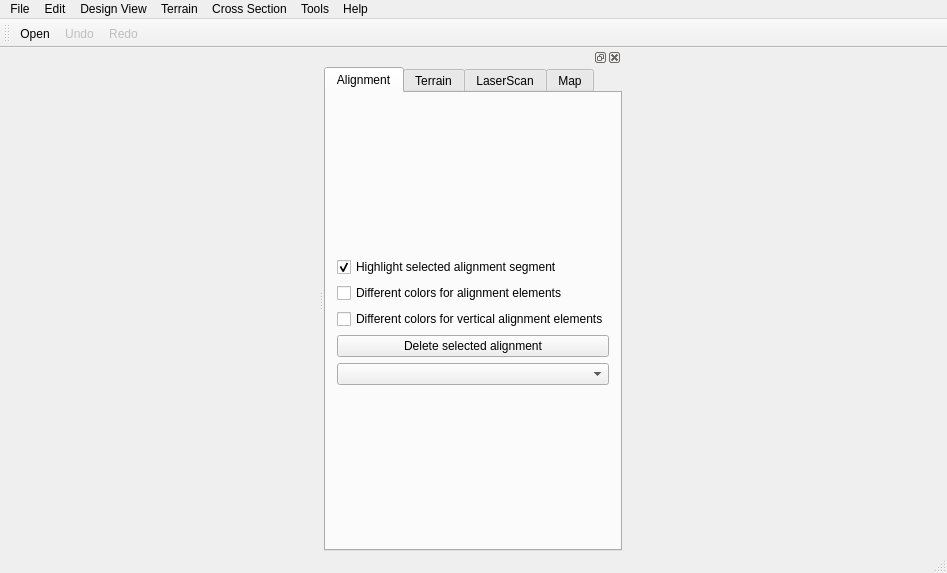
<?xml version="1.0" encoding="UTF-8"?>
<ui version="4.0">
 <class>MainWindow</class>
 <widget class="QMainWindow" name="MainWindow">
  <property name="enabled">
   <bool>true</bool>
  </property>
  <property name="geometry">
   <rect>
    <x>0</x>
    <y>0</y>
    <width>947</width>
    <height>573</height>
   </rect>
  </property>
  <property name="windowTitle">
   <string>TUM Open Infra Platform</string>
  </property>
  <property name="windowIcon">
   <iconset resource="../Resources/OpenInfraPlatform.qrc">
    <normaloff>:/icons/icon.ico</normaloff>:/icons/icon.ico</iconset>
  </property>
  <property name="animated">
   <bool>false</bool>
  </property>
  <property name="dockOptions">
   <set>QMainWindow::AllowNestedDocks</set>
  </property>
  <widget class="QDockWidget" name="centralWidget">
   <property name="features">
    <set>QDockWidget::DockWidgetFloatable|QDockWidget::DockWidgetMovable|QDockWidget::DockWidgetClosable</set>
   </property>
   <attribute name="dockWidgetArea">
    <number>2</number>
   </attribute>
   <widget class="QTabWidget" name="tabWidgetView">
    <property name="enabled">
     <bool>true</bool>
    </property>
    <property name="sizePolicy">
     <sizepolicy hsizetype="Fixed" vsizetype="Minimum">
      <horstretch>0</horstretch>
      <verstretch>0</verstretch>
     </sizepolicy>
    </property>
    <property name="minimumSize">
     <size>
      <width>294</width>
      <height>0</height>
     </size>
    </property>
    <property name="currentIndex">
     <number>0</number>
    </property>
    <widget class="QWidget" name="tabAlignment">
     <attribute name="title">
      <string>Alignment</string>
     </attribute>
     <layout class="QGridLayout" name="gridLayout">
      <item row="0" column="0">
       <layout class="QVBoxLayout" name="verticalLayoutAlignment">
        <property name="sizeConstraint">
         <enum>QLayout::SetMaximumSize</enum>
        </property>
        <item>
         <widget class="QCheckBox" name="checkBoxHighlightSelectedAlignmentSegment">
          <property name="text">
           <string>Highlight selected alignment segment</string>
          </property>
          <property name="checked">
           <bool>true</bool>
          </property>
         </widget>
        </item>
        <item>
         <widget class="QCheckBox" name="checkBoxShowDifferentAlignmentElements">
          <property name="text">
           <string>Different colors for alignment elements</string>
          </property>
         </widget>
        </item>
        <item>
         <widget class="QCheckBox" name="checkBoxDifferentColorsForVerticalAlignmentElements">
          <property name="text">
           <string>Different colors for vertical alignment elements</string>
          </property>
         </widget>
        </item>
        <item>
         <widget class="QPushButton" name="pushButtonDeleteSelectedAlignment">
          <property name="text">
           <string>Delete selected alignment</string>
          </property>
         </widget>
        </item>
        <item>
         <widget class="QComboBox" name="comboBoxAlignment"/>
        </item>
       </layout>
      </item>
     </layout>
    </widget>
    <widget class="QWidget" name="tabTerrain">
     <attribute name="title">
      <string>Terrain</string>
     </attribute>
     <widget class="QComboBox" name="comboBoxSurfaces">
      <property name="geometry">
       <rect>
        <x>9</x>
        <y>40</y>
        <width>271</width>
        <height>22</height>
       </rect>
      </property>
     </widget>
     <widget class="QPushButton" name="pushButtonDeleteSurface">
      <property name="geometry">
       <rect>
        <x>9</x>
        <y>70</y>
        <width>121</width>
        <height>23</height>
       </rect>
      </property>
      <property name="sizePolicy">
       <sizepolicy hsizetype="Minimum" vsizetype="Fixed">
        <horstretch>0</horstretch>
        <verstretch>0</verstretch>
       </sizepolicy>
      </property>
      <property name="text">
       <string>Delete Surface</string>
      </property>
     </widget>
     <widget class="QLabel" name="label_2">
      <property name="geometry">
       <rect>
        <x>9</x>
        <y>15</y>
        <width>71</width>
        <height>16</height>
       </rect>
      </property>
      <property name="sizePolicy">
       <sizepolicy hsizetype="Minimum" vsizetype="Preferred">
        <horstretch>0</horstretch>
        <verstretch>0</verstretch>
       </sizepolicy>
      </property>
      <property name="text">
       <string>Surfaces</string>
      </property>
     </widget>
    </widget>
    <widget class="QWidget" name="tabLaserScan">
     <attribute name="title">
      <string>LaserScan</string>
     </attribute>
     <layout class="QFormLayout" name="verticalLayout">
      <property name="fieldGrowthPolicy">
       <enum>QFormLayout::AllNonFixedFieldsGrow</enum>
      </property>
      <item row="1" column="0">
       <widget class="QCheckBox" name="checkBoxUseUniformColor">
        <property name="text">
         <string>Use uniform color</string>
        </property>
       </widget>
      </item>
      <item row="2" column="0">
       <widget class="QCheckBox" name="checkBoxUseUniformSize">
        <property name="text">
         <string>Use uniform size</string>
        </property>
       </widget>
      </item>
      <item row="3" column="0" colspan="2">
       <layout class="QVBoxLayout" name="verticalLayout_2">
        <item>
         <layout class="QHBoxLayout" name="horizontalLayout">
          <item>
           <widget class="QLabel" name="labelPointSize">
            <property name="text">
             <string>PointSize: </string>
            </property>
           </widget>
          </item>
          <item>
           <widget class="QDoubleSpinBox" name="doubleSpinBoxPointSize">
            <property name="minimum">
             <double>0.100000000000000</double>
            </property>
            <property name="maximum">
             <double>20.000000000000000</double>
            </property>
            <property name="singleStep">
             <double>0.100000000000000</double>
            </property>
            <property name="value">
             <double>3.000000000000000</double>
            </property>
           </widget>
          </item>
         </layout>
        </item>
        <item>
         <widget class="QSlider" name="horizontalSliderPointSize">
          <property name="value">
           <number>0</number>
          </property>
          <property name="orientation">
           <enum>Qt::Horizontal</enum>
          </property>
         </widget>
        </item>
       </layout>
      </item>
     </layout>
    </widget>
    <widget class="QWidget" name="tabMap">
     <attribute name="title">
      <string>Map</string>
     </attribute>
     <layout class="QVBoxLayout" name="verticalLayout">
      <item>
       <widget class="QCheckBox" name="checkBoxShowMap">
        <property name="text">
         <string>Show Map</string>
        </property>
       </widget>
      </item>
      <item>
       <layout class="QHBoxLayout" name="horizontalLayout_2">
        <item>
         <widget class="QLabel" name="label">
          <property name="text">
           <string>Size</string>
          </property>
         </widget>
        </item>
        <item>
         <widget class="QComboBox" name="comboBoxMapSize"/>
        </item>
       </layout>
      </item>
      <item>
       <spacer name="verticalSpacer">
        <property name="orientation">
         <enum>Qt::Vertical</enum>
        </property>
        <property name="sizeHint" stdset="0">
         <size>
          <width>20</width>
          <height>40</height>
         </size>
        </property>
       </spacer>
      </item>
     </layout>
    </widget>
   </widget>
  </widget>
  <widget class="QMenuBar" name="menuBar">
   <property name="geometry">
    <rect>
     <x>0</x>
     <y>0</y>
     <width>947</width>
     <height>21</height>
    </rect>
   </property>
   <widget class="QMenu" name="menuFile">
    <property name="title">
     <string>File</string>
    </property>
    <widget class="QMenu" name="menuExport">
     <property name="title">
      <string>Export...</string>
     </property>
     <widget class="QMenu" name="menuHorizontal_Alignment_and_Terrain_svg">
      <property name="title">
       <string>Horizontal Alignment and Terrain (*.svg)</string>
      </property>
      <addaction name="actionUsualSVG"/>
      <addaction name="actionAdvancedSVG"/>
     </widget>
     <addaction name="actionExportIfcAlignment"/>
     <addaction name="actionExportIfcZip"/>
     <addaction name="actionIfcAlignment_buildingSMART_P6_Excel_Comparison"/>
     <addaction name="separator"/>
     <addaction name="actionExportIIfcRoad"/>
     <addaction name="actionLandXML"/>
     <addaction name="actionOkstra"/>
     <addaction name="separator"/>
     <addaction name="menuHorizontal_Alignment_and_Terrain_svg"/>
     <addaction name="actionExportVerticalAlignment"/>
     <addaction name="actionExportCurvature"/>
     <addaction name="separator"/>
     <addaction name="actionExport_Terrain_As_Heightmap"/>
     <addaction name="separator"/>
     <addaction name="actionViewport_as_screenshot"/>
     <addaction name="separator"/>
     <addaction name="actionAlignments_as_3D_Points_txt"/>
    </widget>
    <widget class="QMenu" name="menuRecentFiles">
     <property name="title">
      <string>Recent Files...</string>
     </property>
     <addaction name="actionRecentFile1"/>
     <addaction name="actionRecentFile2"/>
     <addaction name="actionRecentFile3"/>
     <addaction name="actionRecentFile4"/>
     <addaction name="actionRecentFile5"/>
     <addaction name="actionRecentFile6"/>
     <addaction name="actionRecentFile7"/>
     <addaction name="actionRecentFile8"/>
     <addaction name="actionRecentFile9"/>
     <addaction name="actionRecentFile10"/>
     <addaction name="separator"/>
     <addaction name="actionClearMenu"/>
    </widget>
    <widget class="QMenu" name="menuImport">
     <property name="title">
      <string>Import</string>
     </property>
     <addaction name="actionImport_OSM_File"/>
    </widget>
    <widget class="QMenu" name="menuMerge">
     <property name="title">
      <string>Merge</string>
     </property>
     <addaction name="actionMerge_XYZ_File"/>
     <addaction name="actionMerge_Mesh"/>
     <addaction name="separator"/>
     <addaction name="actionMerge_LAS_File"/>
    </widget>
    <addaction name="actionSaveAs"/>
    <addaction name="actionNew"/>
    <addaction name="actionOpen"/>
    <addaction name="actionMerge"/>
    <addaction name="separator"/>
    <addaction name="menuImport"/>
    <addaction name="menuMerge"/>
    <addaction name="menuExport"/>
    <addaction name="menuRecentFiles"/>
    <addaction name="separator"/>
    <addaction name="actionExit"/>
   </widget>
   <widget class="QMenu" name="menuHelp">
    <property name="title">
     <string>Help</string>
    </property>
    <addaction name="actionShow_Help"/>
    <addaction name="separator"/>
    <addaction name="actionCheck_for_Updates"/>
    <addaction name="separator"/>
    <addaction name="actionAbout"/>
   </widget>
   <widget class="QMenu" name="menuDesignView">
    <property name="title">
     <string>Design View</string>
    </property>
    <addaction name="actionHorizontal_alignment"/>
    <addaction name="action3D"/>
    <addaction name="separator"/>
    <addaction name="actionVertical_alignment"/>
    <addaction name="separator"/>
    <addaction name="actionCurvature"/>
   </widget>
   <widget class="QMenu" name="menuTools">
    <property name="title">
     <string>Tools</string>
    </property>
    <addaction name="actionCreate_Alignment_Points"/>
    <addaction name="separator"/>
    <addaction name="actionCreate_Alignment"/>
    <addaction name="actionCreate_Line_Clothoid"/>
    <addaction name="actionCreate_Line_Clothoid_Clothoid_Line"/>
    <addaction name="actionCreate_Line_Clothoid_Arc_Clothoid_Line"/>
    <addaction name="actionCreate_Arc_Clothoid_Arc"/>
    <addaction name="actionCreate_Arc_Clothoid_Arc2"/>
    <addaction name="actionCreate_Arc_Clothoid_Clothoid_Arc"/>
    <addaction name="actionCreate_Arc_Clothoid_Clothoid_Arc2"/>
   </widget>
   <widget class="QMenu" name="menuEdit">
    <property name="title">
     <string>Edit</string>
    </property>
    <addaction name="actionUndo"/>
    <addaction name="actionRedo"/>
    <addaction name="separator"/>
    <addaction name="actionPreferences"/>
   </widget>
   <widget class="QMenu" name="menuTerrain">
    <property name="title">
     <string>Terrain</string>
    </property>
    <addaction name="actionTerrain_Hide"/>
    <addaction name="separator"/>
    <addaction name="actionTerrain_Wireframe"/>
    <addaction name="actionTerrain_Textured"/>
    <addaction name="actionTerrain_Gradient_Ramp"/>
    <addaction name="actionTerrain_Iso_Lines"/>
    <addaction name="separator"/>
    <addaction name="actionTerrain_Generate_Random_Terrain"/>
    <addaction name="actionTerrain_Create_Terrain_from_Heightmap"/>
   </widget>
   <widget class="QMenu" name="menuCross_Section">
    <property name="title">
     <string>Cross Section</string>
    </property>
    <addaction name="actionShow_Cross_Section"/>
    <addaction name="actionShow_Design_Cross_Section"/>
    <addaction name="separator"/>
    <addaction name="actionRoad_body_wireframe"/>
    <addaction name="actionRoad_body_solid"/>
    <addaction name="separator"/>
    <addaction name="separator"/>
    <addaction name="actionDraw_Road_Texture"/>
   </widget>
   <addaction name="menuFile"/>
   <addaction name="menuEdit"/>
   <addaction name="menuDesignView"/>
   <addaction name="menuTerrain"/>
   <addaction name="menuCross_Section"/>
   <addaction name="menuTools"/>
   <addaction name="menuHelp"/>
  </widget>
  <widget class="QStatusBar" name="statusBar"/>
  <widget class="QToolBar" name="toolBar">
   <property name="windowTitle">
    <string>toolBar</string>
   </property>
   <property name="iconSize">
    <size>
     <width>32</width>
     <height>32</height>
    </size>
   </property>
   <attribute name="toolBarArea">
    <enum>TopToolBarArea</enum>
   </attribute>
   <attribute name="toolBarBreak">
    <bool>false</bool>
   </attribute>
   <addaction name="actionOpen"/>
   <addaction name="actionUndo"/>
   <addaction name="actionRedo"/>
  </widget>
  <action name="actionExit">
   <property name="text">
    <string>Exit</string>
   </property>
  </action>
  <action name="actionOpen">
   <property name="icon">
    <iconset resource="../Resources/OpenInfraPlatform.qrc">
     <normaloff>:/blueform/open.png</normaloff>:/blueform/open.png</iconset>
   </property>
   <property name="text">
    <string>Open...</string>
   </property>
  </action>
  <action name="actionRedo">
   <property name="enabled">
    <bool>false</bool>
   </property>
   <property name="icon">
    <iconset resource="../Resources/OpenInfraPlatform.qrc">
     <normaloff>:/blueform/redo.svg</normaloff>:/blueform/redo.svg</iconset>
   </property>
   <property name="text">
    <string>Redo</string>
   </property>
  </action>
  <action name="actionUndo">
   <property name="enabled">
    <bool>false</bool>
   </property>
   <property name="icon">
    <iconset resource="../Resources/OpenInfraPlatform.qrc">
     <normaloff>:/blueform/undo.svg</normaloff>:/blueform/undo.svg</iconset>
   </property>
   <property name="text">
    <string>Undo</string>
   </property>
  </action>
  <action name="actionNew">
   <property name="text">
    <string>New</string>
   </property>
  </action>
  <action name="actionSaveAs">
   <property name="text">
    <string>Save As...</string>
   </property>
  </action>
  <action name="actionMerge">
   <property name="text">
    <string>Merge...</string>
   </property>
   <property name="visible">
    <bool>false</bool>
   </property>
  </action>
  <action name="actionLandXML">
   <property name="text">
    <string>LandXML 1.2 (*.xml)</string>
   </property>
  </action>
  <action name="actionRecentFile1">
   <property name="text">
    <string notr="true">RecentFile1</string>
   </property>
   <property name="visible">
    <bool>false</bool>
   </property>
  </action>
  <action name="actionRecentFile2">
   <property name="text">
    <string notr="true">RecentFile2</string>
   </property>
   <property name="visible">
    <bool>false</bool>
   </property>
  </action>
  <action name="actionRecentFile3">
   <property name="text">
    <string notr="true">RecentFile3</string>
   </property>
   <property name="visible">
    <bool>false</bool>
   </property>
  </action>
  <action name="actionRecentFile4">
   <property name="text">
    <string notr="true">RecentFile4</string>
   </property>
   <property name="visible">
    <bool>false</bool>
   </property>
  </action>
  <action name="actionRecentFile5">
   <property name="text">
    <string notr="true">RecentFile5</string>
   </property>
   <property name="visible">
    <bool>false</bool>
   </property>
  </action>
  <action name="actionRecentFile6">
   <property name="text">
    <string notr="true">RecentFile6</string>
   </property>
   <property name="visible">
    <bool>false</bool>
   </property>
  </action>
  <action name="actionRecentFile7">
   <property name="text">
    <string notr="true">RecentFile7</string>
   </property>
   <property name="visible">
    <bool>false</bool>
   </property>
  </action>
  <action name="actionRecentFile8">
   <property name="text">
    <string notr="true">RecentFile8</string>
   </property>
   <property name="visible">
    <bool>false</bool>
   </property>
  </action>
  <action name="actionRecentFile9">
   <property name="text">
    <string notr="true">RecentFile9</string>
   </property>
   <property name="visible">
    <bool>false</bool>
   </property>
  </action>
  <action name="actionRecentFile10">
   <property name="text">
    <string notr="true">RecentFile10</string>
   </property>
   <property name="visible">
    <bool>false</bool>
   </property>
  </action>
  <action name="actionClearMenu">
   <property name="text">
    <string>Clear Menu</string>
   </property>
  </action>
  <action name="actionExportIIfcRoad">
   <property name="text">
    <string>IfcRoad (TUM Proposal) ICCBEI 2015 (*.ifc, *.ifczip)</string>
   </property>
  </action>
  <action name="actionAbout">
   <property name="text">
    <string>About</string>
   </property>
  </action>
  <action name="actionHorizontal_alignment">
   <property name="checkable">
    <bool>true</bool>
   </property>
   <property name="text">
    <string>Horizontal alignment</string>
   </property>
  </action>
  <action name="action3D">
   <property name="checkable">
    <bool>true</bool>
   </property>
   <property name="checked">
    <bool>true</bool>
   </property>
   <property name="text">
    <string>3D</string>
   </property>
  </action>
  <action name="actionCreate_Alignment_Points">
   <property name="checkable">
    <bool>true</bool>
   </property>
   <property name="text">
    <string>Create Alignment Points</string>
   </property>
  </action>
  <action name="actionCreate_Alignment">
   <property name="text">
    <string>Create Alignment</string>
   </property>
  </action>
  <action name="actionPreferences">
   <property name="text">
    <string>Preferences</string>
   </property>
  </action>
  <action name="actionCheck_for_Updates">
   <property name="text">
    <string>Check for Updates...</string>
   </property>
  </action>
  <action name="actionViewport_as_screenshot">
   <property name="text">
    <string>Viewport as Screenshot</string>
   </property>
  </action>
  <action name="actionVertical_alignment">
   <property name="checkable">
    <bool>true</bool>
   </property>
   <property name="text">
    <string>Vertical alignment</string>
   </property>
  </action>
  <action name="actionCurvature">
   <property name="checkable">
    <bool>true</bool>
   </property>
   <property name="text">
    <string>Curvature</string>
   </property>
  </action>
  <action name="actionExportVerticalAlignment">
   <property name="text">
    <string>Vertical Alignment</string>
   </property>
  </action>
  <action name="actionExportCurvature">
   <property name="text">
    <string>Curvature</string>
   </property>
  </action>
  <action name="actionExportIfcAlignment">
   <property name="text">
    <string>IFC Alignment buildingSMART P6 (*.ifc, *.ifczip)</string>
   </property>
   <property name="toolTip">
    <string>IFC Alignment buildingSMART P6 (*.ifc, *.ifczip)</string>
   </property>
  </action>
  <action name="actionShow_Help">
   <property name="text">
    <string>Show Help...</string>
   </property>
  </action>
  <action name="actionOkstra">
   <property name="text">
    <string>OKSTRA (*.xml, *.cte)</string>
   </property>
  </action>
  <action name="actionExport_Terrain_As_Heightmap">
   <property name="text">
    <string>Export Terrain As Heightmap</string>
   </property>
  </action>
  <action name="actionIfcAlignment_buildingSMART_P6_Excel_Comparison">
   <property name="text">
    <string>IFC Alignment buildingSMART P6 Excel Comparison Report (*.xlsx)</string>
   </property>
  </action>
  <action name="actionAlignments_as_3D_Points_txt">
   <property name="text">
    <string>Alignments as 3D Points (*.txt)</string>
   </property>
  </action>
  <action name="actionTerrain_Hide">
   <property name="checkable">
    <bool>true</bool>
   </property>
   <property name="text">
    <string>Hide</string>
   </property>
  </action>
  <action name="actionTerrain_Wireframe">
   <property name="checkable">
    <bool>true</bool>
   </property>
   <property name="text">
    <string>Wireframe</string>
   </property>
  </action>
  <action name="actionTerrain_Textured">
   <property name="checkable">
    <bool>true</bool>
   </property>
   <property name="text">
    <string>Textured</string>
   </property>
  </action>
  <action name="actionTerrain_Gradient_Ramp">
   <property name="checkable">
    <bool>true</bool>
   </property>
   <property name="text">
    <string>Gradient Ramp</string>
   </property>
  </action>
  <action name="actionTerrain_Iso_Lines">
   <property name="checkable">
    <bool>true</bool>
   </property>
   <property name="text">
    <string>Iso Lines</string>
   </property>
  </action>
  <action name="actionMerge_XYZ_File">
   <property name="text">
    <string>Merge XYZ File</string>
   </property>
  </action>
  <action name="actionTerrain_Generate_Random_Terrain">
   <property name="text">
    <string>Generate Random Terrain</string>
   </property>
  </action>
  <action name="actionTerrain_Create_Terrain_from_Heightmap">
   <property name="text">
    <string>Create Terrain from Heightmap</string>
   </property>
  </action>
  <action name="actionShow_Cross_Section">
   <property name="checkable">
    <bool>true</bool>
   </property>
   <property name="text">
    <string>Show Cross Section</string>
   </property>
  </action>
  <action name="actionShow_Design_Cross_Section">
   <property name="checkable">
    <bool>true</bool>
   </property>
   <property name="text">
    <string>Show Design Cross Section</string>
   </property>
  </action>
  <action name="actionRoad_body_wireframe">
   <property name="checkable">
    <bool>true</bool>
   </property>
   <property name="text">
    <string>Road body wireframe</string>
   </property>
  </action>
  <action name="actionRoad_body_solid">
   <property name="checkable">
    <bool>true</bool>
   </property>
   <property name="text">
    <string>Road body solid</string>
   </property>
  </action>
  <action name="actionDraw_Road_Texture">
   <property name="checkable">
    <bool>true</bool>
   </property>
   <property name="text">
    <string>Draw Road Texture</string>
   </property>
  </action>
  <action name="actionCreate_Line_Clothoid_Arc_Clothoid_Line_2">
   <property name="text">
    <string>Create Line Clothoid Arc Clothoid Line</string>
   </property>
  </action>
  <action name="actionDialog_Line_Clothoid">
   <property name="text">
    <string>Dialog</string>
   </property>
  </action>
  <action name="actionGenerate_Line_Clothoid">
   <property name="text">
    <string>Generate</string>
   </property>
  </action>
  <action name="actionDialog_Arc_Clothoid_Clothoid_Arc">
   <property name="text">
    <string>Dialog for given intersection between clothoids</string>
   </property>
  </action>
  <action name="actionGenerate_Arc_Clothoid_Clothoid_Arc">
   <property name="text">
    <string>Generate for given intersection between clothoids</string>
   </property>
  </action>
  <action name="actionDialog_Line_Clothoid_Clothoid_Line">
   <property name="text">
    <string>Dialog</string>
   </property>
  </action>
  <action name="actionGenerate_Line_Clothoid_Clothoid_Line">
   <property name="text">
    <string>Generate</string>
   </property>
  </action>
  <action name="actionDialog_Line_Clothoid_Arc_Clothoid_Line">
   <property name="text">
    <string>Dialog</string>
   </property>
  </action>
  <action name="actionGenerate_Line_Clothoid_Arc_Clothoid_Line">
   <property name="text">
    <string>Generate</string>
   </property>
  </action>
  <action name="actionDialog_Line_Arc_Arc_Line">
   <property name="text">
    <string>Dialog </string>
   </property>
  </action>
  <action name="actionGenerate_Line_Arc_Arc_Line">
   <property name="text">
    <string>Generate</string>
   </property>
  </action>
  <action name="actionDialogCreate_Line_Arc_Arc_Arc_Line">
   <property name="text">
    <string>Dialog</string>
   </property>
  </action>
  <action name="actionGenerateCreate_Line_Arc_Arc_Arc_Line">
   <property name="text">
    <string>Generate</string>
   </property>
  </action>
  <action name="actionDialogCreate_Arc_Clothoid_Arc">
   <property name="text">
    <string>Dialog</string>
   </property>
  </action>
  <action name="actionGenerateCreate_Arc_Clothoid_Arc">
   <property name="text">
    <string>Generate</string>
   </property>
  </action>
  <action name="actionDialog_Line_Arc_Arc_Arc_Line">
   <property name="text">
    <string>Dialog</string>
   </property>
  </action>
  <action name="actionGenerate_Line_Arc_Arc_Arc_Line">
   <property name="text">
    <string>Generate</string>
   </property>
  </action>
  <action name="actionDialog_Arc_Clothoid_Arc">
   <property name="text">
    <string>Dialog for given arc-center, clothoid-point and clothoid-constant</string>
   </property>
  </action>
  <action name="actionGenerate_Arc_Clothoid_Arc">
   <property name="text">
    <string>Generate for given arc-center, clothoid-point and clothoid-constant</string>
   </property>
  </action>
  <action name="actionDialog_Clothoid_Parallel">
   <property name="text">
    <string>Dialog</string>
   </property>
  </action>
  <action name="actionGenerate_Clothoid_Parallel">
   <property name="text">
    <string>Generate</string>
   </property>
  </action>
  <action name="actionExportIfcZip">
   <property name="enabled">
    <bool>false</bool>
   </property>
   <property name="text">
    <string>IFC Alignment buildingSMART P6 (*.ifczip)</string>
   </property>
   <property name="toolTip">
    <string>Export File as compressed IfcZip File</string>
   </property>
   <property name="visible">
    <bool>false</bool>
   </property>
  </action>
  <action name="actionImportFile">
   <property name="text">
    <string>Import...</string>
   </property>
   <property name="toolTip">
    <string>Import from non native File Formats</string>
   </property>
  </action>
  <action name="actionDialog_Arc_Clothoid_Arc_Meth2">
   <property name="text">
    <string>Dialog for given arc-centers and clothoid-point</string>
   </property>
  </action>
  <action name="actionGenerate_Arc_Clothoid_Arc_Meth2">
   <property name="text">
    <string>Generate for given arc-centers and clothoid-point</string>
   </property>
  </action>
  <action name="actionDialog_Arc_Clothoid_Clothoid_Arc_Meth2">
   <property name="text">
    <string>Dialog for given arc-centers</string>
   </property>
  </action>
  <action name="actionGenerate_Arc_Clothoid_Clothoid_Arc_Meth2">
   <property name="text">
    <string>Generate for given arc-centers</string>
   </property>
  </action>
  <action name="actionDialog_Parallel_Clothoid">
   <property name="text">
    <string>Dialog</string>
   </property>
  </action>
  <action name="actionGenerate_Parallel_Clothoid">
   <property name="text">
    <string>Generate</string>
   </property>
  </action>
  <action name="actionFfggdddf">
   <property name="text">
    <string>ffggdddf</string>
   </property>
  </action>
  <action name="actionGenerate_Arc_Clothoid_Clothoid_Arc_Meth2">
   <property name="text">
    <string>Generate for given arc-centers</string>
   </property>
  </action>
  <action name="actionDialog_Parallel_Clothoid">
   <property name="text">
    <string>Dialog</string>
   </property>
  </action>
  <action name="actionGenerate_Parallel_Clothoid">
   <property name="text">
    <string>Generate</string>
   </property>
  </action>
  <action name="actionFfggdddf">
   <property name="text">
    <string>ffggdddf</string>
   </property>
  </action>
  <action name="actionMerge_Mesh">
   <property name="text">
    <string>Merge Mesh</string>
   </property>
  </action>
  <action name="actionUsualSVG">
   <property name="text">
    <string>Usual (every alignment-group selectable)</string>
   </property>
  </action>
  <action name="actionAdvancedSVG">
   <property name="text">
    <string>Advanced (every alignment-element(line,arc...) selectable)</string>
   </property>
  </action>
  <action name="actionDialog_AA">
   <property name="text">
    <string>Dialog</string>
   </property>
  </action>
  <action name="actionGenerate_AA">
   <property name="text">
    <string>Generate</string>
   </property>
  </action>
  <action name="actionDialog_AAA">
   <property name="text">
    <string>Dialog</string>
   </property>
  </action>
  <action name="actionGenerate_AAA">
   <property name="text">
    <string>Generate</string>
   </property>
  </action>
  <action name="actionDialog_for_given_arc_centers_ACA">
   <property name="text">
    <string>Dialog for given arc-centers</string>
   </property>
  </action>
  <action name="actionGenerate_for_given_arc_centers_ACA">
   <property name="text">
    <string>Generate for given arc-centers</string>
   </property>
  </action>
  <action name="actionDialog_for_given_arc_centers_ACCA">
   <property name="text">
    <string>Dialog for given arc-centers</string>
   </property>
  </action>
  <action name="actionGenerate_for_given_arc_centers_ACCA">
   <property name="text">
    <string>Generate for given arc-centers</string>
   </property>
  </action>
  <action name="actionImport_OSM_File">
   <property name="text">
    <string>Import OSM file</string>
   </property>
  </action>
  <action name="actionMerge_LAS_File">
   <property name="text">
    <string>Merge LAS File</string>
   </property>
  </action>
  <action name="actionCreate_Line_Clothoid">
   <property name="text">
    <string>Create Line Clothoid</string>
   </property>
  </action>
  <action name="actionCreate_Line_Clothoid_Clothoid_Line">
   <property name="text">
    <string>Create Line Clothoid Clothoid Line</string>
   </property>
  </action>
  <action name="actionCreate_Line_Clothoid_Arc_Clothoid_Line">
   <property name="text">
    <string>Create Line Clothoid Arc Clothoid Line</string>
   </property>
  </action>
  <action name="actionCreate_Arc_Clothoid_Arc">
   <property name="text">
    <string>Create Arc Clothoid Arc (input one arc-center)</string>
   </property>
  </action>
  <action name="actionCreate_Arc_Clothoid_Clothoid_Arc">
   <property name="text">
    <string>Create Arc Clothoid Clothoid Arc (input clothoid-startpoint)</string>
   </property>
  </action>
  <action name="actionCreate_Arc_Clothoid_Clothoid_Arc2">
   <property name="text">
    <string>Create Arc Clothoid Clothoid Arc (input two arc-centers)</string>
   </property>
  </action>
  <action name="actionCreate_Arc_Clothoid_Arc2">
   <property name="text">
    <string>Create Arc Clothoid Arc (input two arc-centers)</string>
   </property>
  </action>
 </widget>
 <layoutdefault spacing="6" margin="11"/>
 <resources>
  <include location="../Resources/OpenInfraPlatform.qrc"/>
 </resources>
 <connections>
  <connection>
   <sender>actionTerrain_Hide</sender>
   <signal>triggered(bool)</signal>
   <receiver>actionTerrain_Wireframe</receiver>
   <slot>setDisabled(bool)</slot>
   <hints>
    <hint type="sourcelabel">
     <x>-1</x>
     <y>-1</y>
    </hint>
    <hint type="destinationlabel">
     <x>-1</x>
     <y>-1</y>
    </hint>
   </hints>
  </connection>
  <connection>
   <sender>actionTerrain_Hide</sender>
   <signal>triggered(bool)</signal>
   <receiver>actionTerrain_Textured</receiver>
   <slot>setDisabled(bool)</slot>
   <hints>
    <hint type="sourcelabel">
     <x>-1</x>
     <y>-1</y>
    </hint>
    <hint type="destinationlabel">
     <x>-1</x>
     <y>-1</y>
    </hint>
   </hints>
  </connection>
  <connection>
   <sender>actionTerrain_Hide</sender>
   <signal>triggered(bool)</signal>
   <receiver>actionTerrain_Iso_Lines</receiver>
   <slot>setDisabled(bool)</slot>
   <hints>
    <hint type="sourcelabel">
     <x>-1</x>
     <y>-1</y>
    </hint>
    <hint type="destinationlabel">
     <x>-1</x>
     <y>-1</y>
    </hint>
   </hints>
  </connection>
  <connection>
   <sender>actionTerrain_Hide</sender>
   <signal>triggered(bool)</signal>
   <receiver>actionTerrain_Gradient_Ramp</receiver>
   <slot>setDisabled(bool)</slot>
   <hints>
    <hint type="sourcelabel">
     <x>-1</x>
     <y>-1</y>
    </hint>
    <hint type="destinationlabel">
     <x>-1</x>
     <y>-1</y>
    </hint>
   </hints>
  </connection>
 </connections>
</ui>
